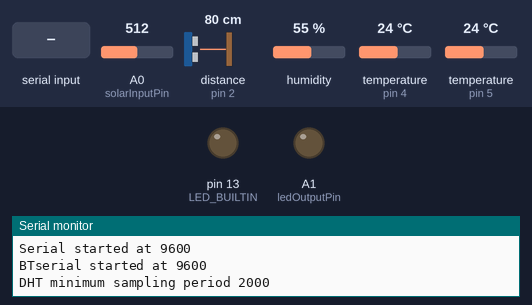
Recording of a sketch running on a simulated Arduino Uno, built with avr-gcc and run on an emulated ATmega328P. On the bench: output pins drawn as LEDs (lit = HIGH), the last lines printed to the serial monitor. Wiring (inferred from the names in the program): ultrasonic range finder: trigger pin 3; echo pin 2. The inputs (shaded band) are chosen by the test bench; at power-on: A0 (solarInputPin) = 512, distance to the obstacle (sensor on pin 2) 80 cm, humidity 55 %, temperature (sensors on pin 4, pin 5) 24 °C. The echo pulse lasts 58.3 µs per cm; pins used as bus, display or sensor lines are not drawn.

Above: at 1.2 s.
1.3 s: "1" received over the second serial link
At 2.5 s:
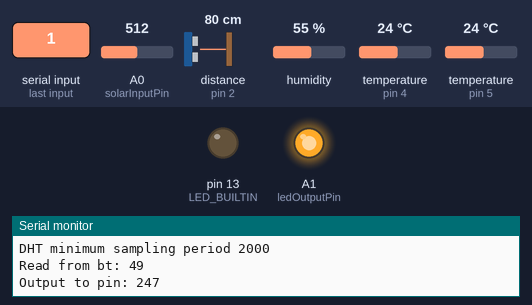
Timing chart, 0 to 4.3 s (numbered marks = the images above; inputs shaded):
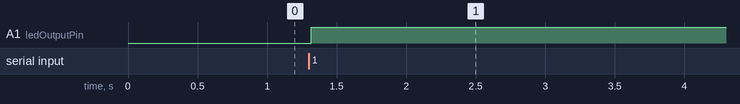

The sketch:

sketch_aug05a_hcsr04_d18b20_dht11_solar_hc06.ino
```cpp
#include <OneWire.h>
#include <DallasTemperature.h>
#include "DHT.h"
#include <SoftwareSerial.h>

#define echoPin 2
#define trigPin 3
#define DHT11_PIN 4
#define ONE_WIRE_BUS 5
int solarInputPin = A0;
int ledOutputPin = A1;

unsigned long actualTime = 0;
unsigned long hcsr04LastTime = 0;
unsigned long dhtLastTime = 0;
unsigned long d18b20LastTime = 0;

int hcsr04SamplingPeriod = 100;
int dhtMinimumSamplingPeriod = 1000;
int d18b20SamplingPeriod = 2000;

int distance = 0;
int dhtTemperature = 0;
int d18b20Temperature = 0;
float solarPanelVoltage = 0;

int ledBrightnessLevel = 0;

DHT dht;
OneWire oneWire(ONE_WIRE_BUS);
DallasTemperature d18b20Sensor(&oneWire);

SoftwareSerial BTserial(18, 19); // RX, TX
//D18 is A4
//D19 is A5

void setup() {
  Serial.begin(9600);
  Serial.println("Serial started at 9600");

  BTserial.begin(9600);
  Serial.println("BTserial started at 9600");

  pinMode(trigPin, OUTPUT); //Pin, do którego podłączymy trig jako wyjście
  pinMode(echoPin, INPUT); //a echo, jako wejście
  pinMode(LED_BUILTIN, OUTPUT);
  pinMode(ledOutputPin, OUTPUT);
  d18b20Sensor.begin();
  dht.setup(DHT11_PIN);

  dhtMinimumSamplingPeriod = dht.getMinimumSamplingPeriod();
  Serial.println("DHT minimum sampling period " + String(dhtMinimumSamplingPeriod));
}

void loop() {
  actualTime = millis();

  if (BTserial.available() > 0) {
    ledBrightnessLevel = (int)BTserial.read();
    int ledOutputLevel = ledBrightnessLevel * 25 / 10 + 125;
    Serial.print("Read from bt: ");
    Serial.println(String(ledBrightnessLevel));
    Serial.print("Output to pin: ");
    Serial.println(String(ledOutputLevel));
    analogWrite(ledOutputPin, ledOutputLevel);
  }

//  Serial.println("Reading from hcsr04");
  if (abs(actualTime - hcsr04LastTime) >= hcsr04SamplingPeriod) {
    hcsr04LastTime = actualTime;
    distance = measureDistance();
  }

  actualTime = millis();

//  Serial.println("Reading from dht");
  if (abs(actualTime - dhtLastTime) >= dhtMinimumSamplingPeriod) {
    dhtLastTime = actualTime;
    dhtTemperature = dht.getTemperature();
  }

  actualTime = millis();

//  Serial.println("Reading from d18b20");
  if (abs(actualTime - d18b20LastTime) >= d18b20SamplingPeriod) {
    d18b20LastTime = actualTime;
    d18b20Sensor.requestTemperatures();
    d18b20Temperature = d18b20Sensor.getTempCByIndex(0);
  }

//  Serial.println("Reading from solar panel");
  solarPanelVoltage = analogRead(solarInputPin);
  solarPanelVoltage = ((float)solarPanelVoltage * 5.0F) / 1024.0F;
//  Serial.println(String(distance) + "/" + String(dhtTemperature) + "/" + String(d18b20Temperature) + "/" + String(solarPanelVoltage) + "#");
  BTserial.print(String(distance) + "/" + String(dhtTemperature) + "/" + String(d18b20Temperature) + "/" + String(solarPanelVoltage) + "#");

  delay(100);
}

int measureDistance() {
  long pulse, distance;

  digitalWrite(trigPin, LOW);
  delayMicroseconds(2);
  digitalWrite(trigPin, HIGH);
  delayMicroseconds(10);
  digitalWrite(trigPin, LOW);

  pulse = pulseIn(echoPin, HIGH);
  distance = pulse * 0.034/2;
  return distance;
}
```

Measured:
- after the input at 1.3 s, A1 (ledOutputPin): LOW → HIGH at once
